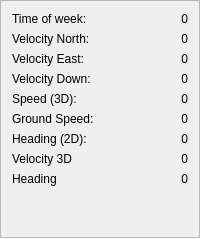
                <widget class="QFrame" name="frameVELNED">
                 <property name="frameShape">
                  <enum>QFrame::StyledPanel</enum>
                 </property>
                 <property name="frameShadow">
                  <enum>QFrame::Raised</enum>
                 </property>
                 <layout class="QGridLayout" name="gridLayout_12">
                  <item row="4" column="0">
                   <widget class="QLabel" name="label_68">
                    <property name="text">
                     <string>Speed (3D): </string>
                    </property>
                   </widget>
                  </item>
                  <item row="0" column="0">
                   <widget class="QLabel" name="label_62">
                    <property name="text">
                     <string>Time of week: </string>
                    </property>
                   </widget>
                  </item>
                  <item row="0" column="1">
                   <widget class="QLabel" name="labelVELNEDITOW">
                    <property name="text">
                     <string>0</string>
                    </property>
                    <property name="alignment">
                     <set>Qt::AlignRight|Qt::AlignTrailing|Qt::AlignVCenter</set>
                    </property>
                   </widget>
                  </item>
                  <item row="8" column="0">
                   <widget class="QLabel" name="label_73">
                    <property name="text">
                     <string>Heading</string>
                    </property>
                   </widget>
                  </item>
                  <item row="7" column="0">
                   <widget class="QLabel" name="label_72">
                    <property name="text">
                     <string>Velocity 3D</string>
                    </property>
                   </widget>
                  </item>
                  <item row="3" column="1">
                   <widget class="QLabel" name="labelVELNEDDown">
                    <property name="text">
                     <string>0</string>
                    </property>
                    <property name="alignment">
                     <set>Qt::AlignRight|Qt::AlignTrailing|Qt::AlignVCenter</set>
                    </property>
                   </widget>
                  </item>
                  <item row="5" column="0">
                   <widget class="QLabel" name="label_69">
                    <property name="text">
                     <string>Ground Speed: </string>
                    </property>
                   </widget>
                  </item>
                  <item row="1" column="0">
                   <widget class="QLabel" name="label_63">
                    <property name="text">
                     <string>Velocity North: </string>
                    </property>
                   </widget>
                  </item>
                  <item row="5" column="1">
                   <widget class="QLabel" name="labelVELNEDGroundSpeed">
                    <property name="text">
                     <string>0</string>
                    </property>
                    <property name="alignment">
                     <set>Qt::AlignRight|Qt::AlignTrailing|Qt::AlignVCenter</set>
                    </property>
                   </widget>
                  </item>
                  <item row="8" column="1">
                   <widget class="QLabel" name="labelVELNEDHead">
                    <property name="text">
                     <string>0</string>
                    </property>
                    <property name="alignment">
                     <set>Qt::AlignRight|Qt::AlignTrailing|Qt::AlignVCenter</set>
                    </property>
                   </widget>
                  </item>
                  <item row="2" column="0">
                   <widget class="QLabel" name="label_65">
                    <property name="text">
                     <string>Velocity East: </string>
                    </property>
                   </widget>
                  </item>
                  <item row="6" column="0">
                   <widget class="QLabel" name="label_70">
                    <property name="text">
                     <string>Heading (2D):</string>
                    </property>
                   </widget>
                  </item>
                  <item row="1" column="1">
                   <widget class="QLabel" name="labelVELNEDNorth">
                    <property name="text">
                     <string>0</string>
                    </property>
                    <property name="alignment">
                     <set>Qt::AlignRight|Qt::AlignTrailing|Qt::AlignVCenter</set>
                    </property>
                   </widget>
                  </item>
                  <item row="3" column="0">
                   <widget class="QLabel" name="label_67">
                    <property name="text">
                     <string>Velocity Down: </string>
                    </property>
                   </widget>
                  </item>
                  <item row="2" column="1">
                   <widget class="QLabel" name="labelVELNEDEast">
                    <property name="text">
                     <string>0</string>
                    </property>
                    <property name="alignment">
                     <set>Qt::AlignRight|Qt::AlignTrailing|Qt::AlignVCenter</set>
                    </property>
                   </widget>
                  </item>
                  <item row="7" column="1">
                   <widget class="QLabel" name="labelVELNEDVel">
                    <property name="text">
                     <string>0</string>
                    </property>
                    <property name="alignment">
                     <set>Qt::AlignRight|Qt::AlignTrailing|Qt::AlignVCenter</set>
                    </property>
                   </widget>
                  </item>
                  <item row="4" column="1">
                   <widget class="QLabel" name="labelVELNEDSpeed3D">
                    <property name="text">
                     <string>0</string>
                    </property>
                    <property name="alignment">
                     <set>Qt::AlignRight|Qt::AlignTrailing|Qt::AlignVCenter</set>
                    </property>
                   </widget>
                  </item>
                  <item row="6" column="1">
                   <widget class="QLabel" name="labelVELNEDHeading">
                    <property name="text">
                     <string>0</string>
                    </property>
                    <property name="alignment">
                     <set>Qt::AlignRight|Qt::AlignTrailing|Qt::AlignVCenter</set>
                    </property>
                   </widget>
                  </item>
                  <item row="9" column="0">
                   <spacer name="verticalSpacer_4">
                    <property name="orientation">
                     <enum>Qt::Vertical</enum>
                    </property>
                    <property name="sizeHint" stdset="0">
                     <size>
                      <width>20</width>
                      <height>40</height>
                     </size>
                    </property>
                   </spacer>
                  </item>
                 </layout>
                </widget>
